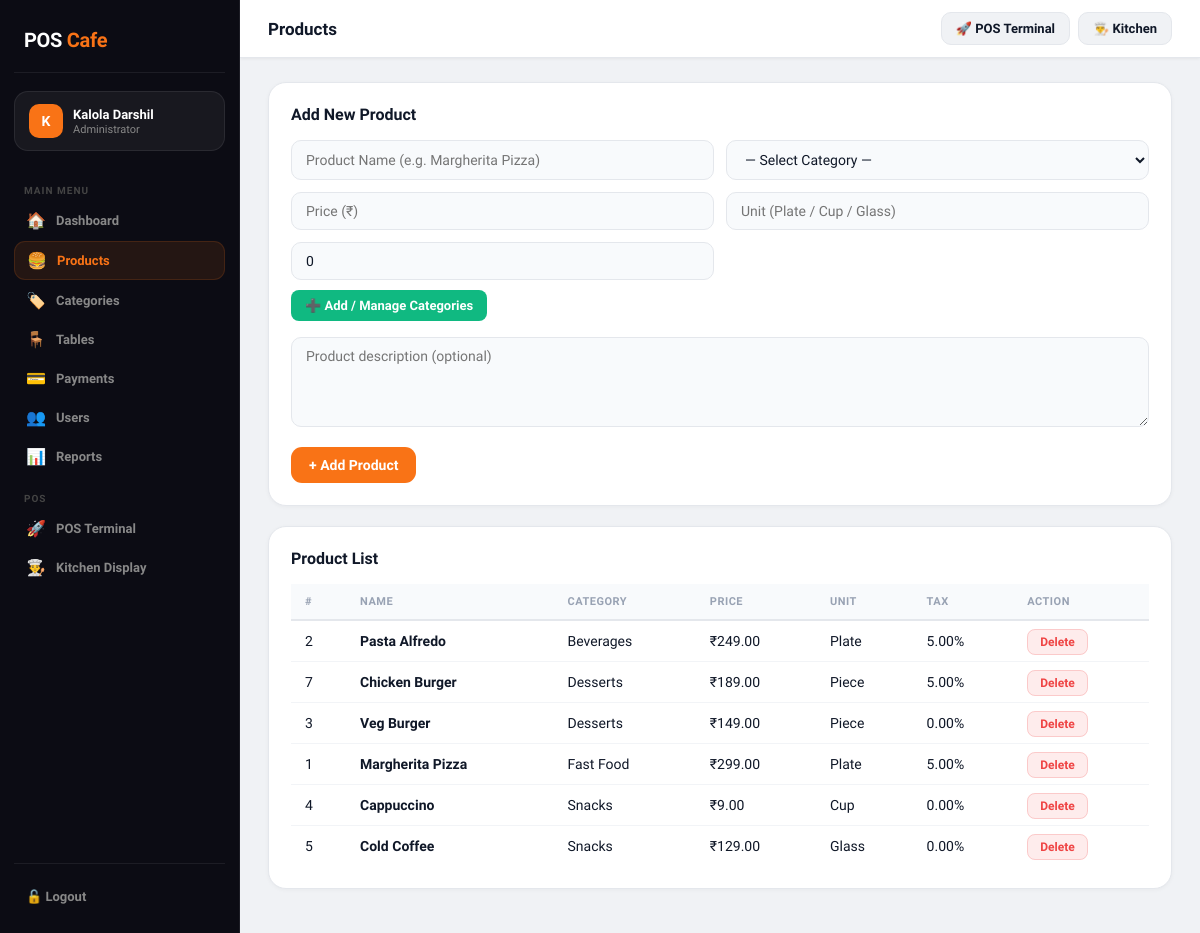
/admin/products.php (signed in), run on the app's committed database.
### tables this page shows
CREATE TABLE `products` (
  `id` int(11) NOT NULL,
  `name` varchar(120) NOT NULL,
  `category_id` int(11) NOT NULL,
  `price` decimal(10,2) NOT NULL,
  `unit` varchar(50) DEFAULT 'Plate',
  `tax` decimal(5,2) DEFAULT 0.00,
  `description` text DEFAULT NULL,
  `created_at` timestamp NOT NULL DEFAULT current_timestamp()
);

CREATE TABLE `categories` (
  `id` int(11) NOT NULL,
  `category_name` varchar(100) NOT NULL,
  `status` enum('active','inactive') DEFAULT 'active',
  `created_at` timestamp NOT NULL DEFAULT current_timestamp()
);

### admin/products.php (the view, shortened to what this page needs)
<?php
include("../config/db.php");
include("layout/header.php");
$products = mysqli_query($conn, "
    SELECT p.*, c.category_name
    FROM products p
    LEFT JOIN categories c ON p.category_id = c.id
    ORDER BY c.category_name ASC, p.name ASC
");
?>
<div class="panel">
    <h3>Add New Product</h3>
    <form method="POST">
        <div class="form-grid">
            <input type="text" name="name" placeholder="Product Name (e.g. Margherita Pizza)" required>
            <select name="category_id" required>
                <option value="">— Select Category —</option>
            </select>
            <input type="number" step="0.01" min="0" name="price" placeholder="Price (₹)" required>
            <input type="text" name="unit" placeholder="Unit (Plate / Cup / Glass)">
            <input type="number" step="0.01" min="0" max="100" name="tax" placeholder="Tax %" value="0">
        </div>
        <div style="margin-top:10px;">
            <a href="categories.php" style="display:inline-block;text-decoration:none;background:#10b981;color:white;padding:8px 14px;border-radius:8px;font-size:13px;font-weight:600;">
                ➕ Add / Manage Categories
            </a>
        </div>
        <div style="margin-top:16px;">
            <textarea name="description" placeholder="Product description (optional)"></textarea>
        </div>
        <div style="margin-top:16px;">
            <button type="submit" name="add_product" class="btn-primary">+ Add Product</button>
        </div>
    </form>
</div>
<div class="panel">
    <h3>Product List</h3>
    <div class="table-wrap">
        <table>
            <tr><th>#</th><th>Name</th><th>Category</th><th>Price</th><th>Unit</th><th>Tax</th><th>Action</th></tr>
            <?php if (mysqli_num_rows($products) === 0): ?>
            <tr><td colspan="7" style="text-align:center;color:#94a3b8;padding:28px;">No products yet.</td></tr>
            <?php else: while($row = mysqli_fetch_assoc($products)): ?>
            <tr>
                <td><?php echo $row['id']; ?></td>
                <td><strong><?php echo htmlspecialchars($row['name']); ?></strong></td>
                <td><?php echo htmlspecialchars($row['category_name'] ?? $row['category'] ?? '—'); ?></td>
                <td>₹<?php echo number_format($row['price'], 2); ?></td>
                <td><?php echo htmlspecialchars($row['unit']); ?></td>
                <td><?php echo number_format($row['tax'], 2); ?>%</td>
                <td>
                    <a class="action-btn delete-btn"
                       href="delete_product.php?id=<?php echo $row['id']; ?>"
                       onclick="return confirm('Delete this product?')">Delete</a>
                </td>
            </tr>
            <?php endwhile; endif; ?>
        </table>
    </div>
</div>
<?php include("layout/footer.php"); ?>

### admin/layout/header.php (style rules this page uses)
*,*::before,*::after { margin:0;padding:0;box-sizing:border-box; }
:root { --primary:#F97316;--primary-dark:#EA6C0A;--primary-dim:rgba(249,115,22,0.1); --sidebar:#0C0C14;--sidebar-border:rgba(255,255,255,0.07); --bg:#F0F2F5;--surface:#FFF;--border:#E4E7EC; --text:#101828;--text2:#667085;--text3:#98A2B3; --success:#12B76A;--danger:#EF4444;--warning:#F59E0B; }
body { font-family:'Plus Jakarta Sans',sans-serif;background:var(--bg);color:var(--text); }
.panel { background:var(--surface);border:1px solid var(--border);border-radius:18px;padding:22px;margin-bottom:20px;box-shadow:0 1px 4px rgba(0,0,0,0.04); }
.panel h3 { font-size:16px;font-weight:800;margin-bottom:16px; }
.form-grid { display:grid;grid-template-columns:1fr 1fr;gap:12px; }
.form-grid input,.form-grid select,.form-grid textarea,textarea,input[type=text],input[type=number],input[type=email],select { width:100%;padding:10px 14px;background:#F8FAFC;border:1px solid var(--border);border-radius:10px; font-family:'Plus Jakarta Sans',sans-serif;font-size:14px;color:var(--text);transition:0.15s; }
textarea { min-height:90px;resize:vertical; }
.btn-primary { background:var(--primary);color:white;border:none;border-radius:11px;padding:10px 18px;font-family:'Plus Jakarta Sans',sans-serif;font-size:14px;font-weight:700;cursor:pointer;transition:0.15s; }
.table-wrap { overflow-x:auto; }
.table-wrap table { width:100%;border-collapse:collapse; }
.table-wrap th { font-size:11px;font-weight:800;text-transform:uppercase;letter-spacing:0.5px;color:var(--text3);padding:11px 14px;text-align:left;border-bottom:2px solid var(--border);background:#F8FAFC;white-space:nowrap; }
.table-wrap td { padding:12px 14px;border-bottom:1px solid #F2F4F7;font-size:14px;vertical-align:middle; }
.table-wrap tr:last-child td { border-bottom:none; }
.action-btn { text-decoration:none;padding:5px 12px;border-radius:8px;font-size:12px;font-weight:700;transition:0.15s;border:none;cursor:pointer;font-family:'Plus Jakarta Sans',sans-serif; }
.delete-btn { background:rgba(239,68,68,0.1);color:var(--danger);border:1px solid rgba(239,68,68,0.2); }

### data on the page
products: id "2", name "Pasta Alfredo", category.category_name "Beverages", price "249.00", unit "Plate", tax "5.00"
products: id "7", name "Chicken Burger", category.category_name "Desserts", price "189.00", unit "Piece", tax "5.00"
products: id "3", name "Veg Burger", category.category_name "Desserts", price "149.00", unit "Piece", tax "0.00"
products: id "1", name "Margherita Pizza", category.category_name "Fast Food", price "299.00", unit "Plate", tax "5.00"
products: id "4", name "Cappuccino", category.category_name "Snacks", price "9.00", unit "Cup", tax "0.00"
products: id "5", name "Cold Coffee", category.category_name "Snacks", price "129.00", unit "Glass", tax "0.00"

### other printed values
substr($user_name,0,1) "K"
$user_name "Kalola Darshil"
$n['icon'] "🏠"
$n['label'] "Dashboard"
$n['icon'] "🍔"
$n['label'] "Products"
$n['icon'] "🏷️"
$n['label'] "Categories"
$n['icon'] "🪑"
$n['label'] "Tables"
$n['icon'] "💳"
$n['label'] "Payments"
$n['icon'] "👥"
$n['label'] "Users"
$n['icon'] "📊"
